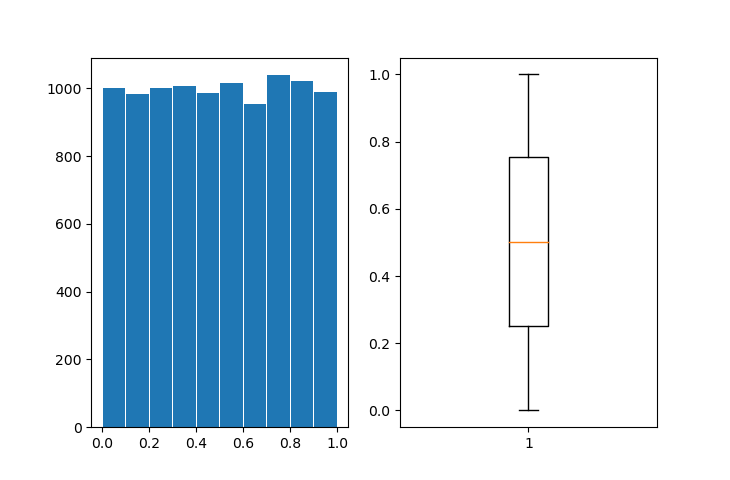

Write the Python code that produced this figure.
import random
import matplotlib.pyplot as plt

N = 10_000
nums = [random.random() for _ in range(N)]

fig, (ax1, ax2) = plt.subplots(1, 2)
ax1.hist(nums, bins=10, rwidth=0.95)
ax2.boxplot(nums)
plt.show()
